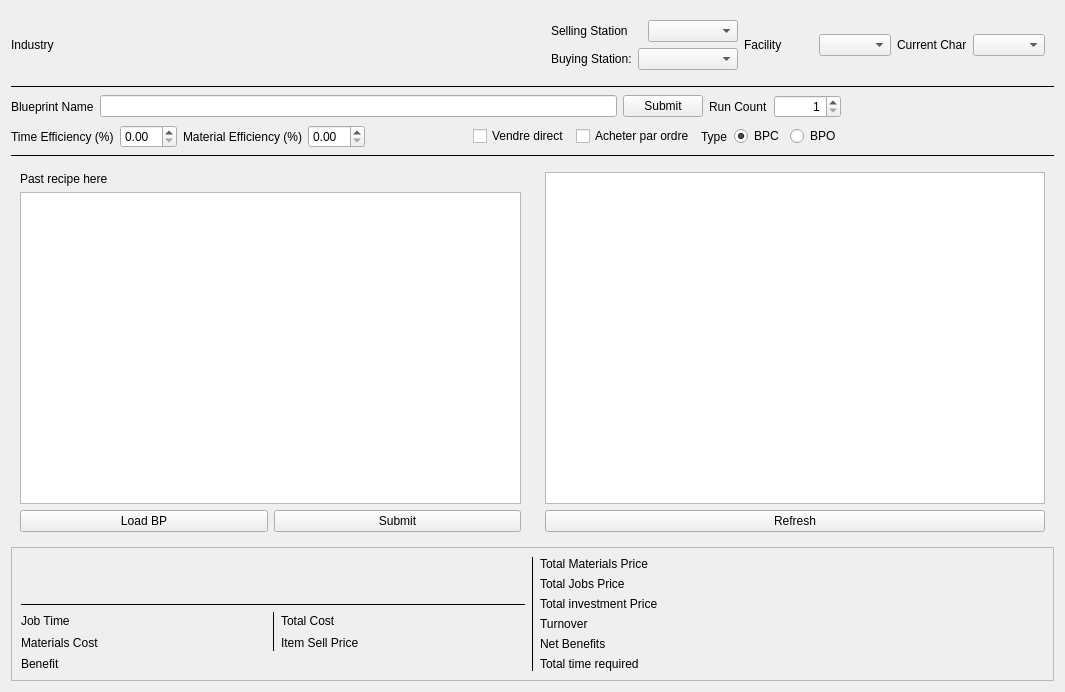
<?xml version="1.0" encoding="UTF-8"?>
<ui version="4.0">
 <class>IndustryForm</class>
 <widget class="QWidget" name="IndustryForm">
  <property name="geometry">
   <rect>
    <x>0</x>
    <y>0</y>
    <width>1065</width>
    <height>692</height>
   </rect>
  </property>
  <property name="windowTitle">
   <string>Form</string>
  </property>
  <property name="styleSheet">
   <string notr="true"/>
  </property>
  <layout class="QVBoxLayout" name="verticalLayout">
   <item>
    <widget class="QWidget" name="widget_4" native="true">
     <property name="sizePolicy">
      <sizepolicy hsizetype="Preferred" vsizetype="Maximum">
       <horstretch>0</horstretch>
       <verstretch>0</verstretch>
      </sizepolicy>
     </property>
     <layout class="QHBoxLayout" name="horizontalLayout_5">
      <property name="leftMargin">
       <number>0</number>
      </property>
      <property name="topMargin">
       <number>0</number>
      </property>
      <property name="rightMargin">
       <number>0</number>
      </property>
      <property name="bottomMargin">
       <number>0</number>
      </property>
      <item>
       <widget class="QLabel" name="label">
        <property name="sizePolicy">
         <sizepolicy hsizetype="MinimumExpanding" vsizetype="Maximum">
          <horstretch>0</horstretch>
          <verstretch>0</verstretch>
         </sizepolicy>
        </property>
        <property name="styleSheet">
         <string notr="true">font: 900 18pt &quot;Segoe UI&quot;;</string>
        </property>
        <property name="text">
         <string>Industry</string>
        </property>
       </widget>
      </item>
      <item>
       <widget class="QLabel" name="label_fetchingBlueprint">
        <property name="sizePolicy">
         <sizepolicy hsizetype="Preferred" vsizetype="Preferred">
          <horstretch>0</horstretch>
          <verstretch>0</verstretch>
         </sizepolicy>
        </property>
        <property name="maximumSize">
         <size>
          <width>40</width>
          <height>40</height>
         </size>
        </property>
        <property name="text">
         <string/>
        </property>
        <property name="pixmap">
         <pixmap resource="rsc.qrc">:/rsc/icons/sablier1.png</pixmap>
        </property>
        <property name="scaledContents">
         <bool>true</bool>
        </property>
       </widget>
      </item>
      <item>
       <widget class="QWidget" name="widget" native="true">
        <property name="sizePolicy">
         <sizepolicy hsizetype="MinimumExpanding" vsizetype="Preferred">
          <horstretch>0</horstretch>
          <verstretch>0</verstretch>
         </sizepolicy>
        </property>
        <layout class="QHBoxLayout" name="horizontalLayout_6">
         <item>
          <layout class="QVBoxLayout" name="verticalLayout_11">
           <item>
            <layout class="QHBoxLayout" name="horizontalLayout_29">
             <item>
              <widget class="QLabel" name="label_19">
               <property name="text">
                <string>Selling Station</string>
               </property>
              </widget>
             </item>
             <item>
              <widget class="QComboBox" name="comboBox_sellingstation"/>
             </item>
            </layout>
           </item>
           <item>
            <layout class="QHBoxLayout" name="horizontalLayout_25">
             <item>
              <widget class="QLabel" name="label_4">
               <property name="sizePolicy">
                <sizepolicy hsizetype="Maximum" vsizetype="Preferred">
                 <horstretch>0</horstretch>
                 <verstretch>0</verstretch>
                </sizepolicy>
               </property>
               <property name="text">
                <string>Buying Station:</string>
               </property>
              </widget>
             </item>
             <item>
              <widget class="QComboBox" name="comboBox_buyingstation">
               <property name="sizePolicy">
                <sizepolicy hsizetype="Minimum" vsizetype="Fixed">
                 <horstretch>0</horstretch>
                 <verstretch>0</verstretch>
                </sizepolicy>
               </property>
               <property name="minimumSize">
                <size>
                 <width>100</width>
                 <height>0</height>
                </size>
               </property>
              </widget>
             </item>
            </layout>
           </item>
          </layout>
         </item>
         <item>
          <layout class="QHBoxLayout" name="horizontalLayout_28">
           <item>
            <widget class="QLabel" name="label_17">
             <property name="text">
              <string>Facility</string>
             </property>
            </widget>
           </item>
           <item>
            <widget class="QComboBox" name="comboBox_facility"/>
           </item>
          </layout>
         </item>
         <item>
          <layout class="QHBoxLayout" name="horizontalLayout_11">
           <item>
            <widget class="QLabel" name="label_8">
             <property name="text">
              <string>Current Char</string>
             </property>
            </widget>
           </item>
           <item>
            <widget class="QComboBox" name="comboBox_character"/>
           </item>
          </layout>
         </item>
        </layout>
       </widget>
      </item>
     </layout>
    </widget>
   </item>
   <item>
    <widget class="Line" name="line">
     <property name="frameShadow">
      <enum>QFrame::Shadow::Plain</enum>
     </property>
     <property name="orientation">
      <enum>Qt::Orientation::Horizontal</enum>
     </property>
    </widget>
   </item>
   <item>
    <widget class="QWidget" name="widget_blueprint" native="true">
     <layout class="QVBoxLayout" name="verticalLayout_2">
      <property name="leftMargin">
       <number>0</number>
      </property>
      <property name="topMargin">
       <number>0</number>
      </property>
      <property name="rightMargin">
       <number>0</number>
      </property>
      <property name="bottomMargin">
       <number>0</number>
      </property>
      <item>
       <widget class="QWidget" name="widget_2" native="true">
        <property name="sizePolicy">
         <sizepolicy hsizetype="Preferred" vsizetype="Maximum">
          <horstretch>0</horstretch>
          <verstretch>0</verstretch>
         </sizepolicy>
        </property>
        <property name="maximumSize">
         <size>
          <width>16777215</width>
          <height>70</height>
         </size>
        </property>
        <layout class="QHBoxLayout" name="horizontalLayout_2" stretch="8,2">
         <property name="leftMargin">
          <number>0</number>
         </property>
         <property name="topMargin">
          <number>0</number>
         </property>
         <property name="rightMargin">
          <number>0</number>
         </property>
         <property name="bottomMargin">
          <number>0</number>
         </property>
         <item>
          <widget class="QWidget" name="widget" native="true">
           <layout class="QVBoxLayout" name="verticalLayout_3">
            <property name="leftMargin">
             <number>0</number>
            </property>
            <property name="topMargin">
             <number>0</number>
            </property>
            <property name="rightMargin">
             <number>0</number>
            </property>
            <property name="bottomMargin">
             <number>0</number>
            </property>
            <item>
             <widget class="QWidget" name="widget_5" native="true">
              <property name="sizePolicy">
               <sizepolicy hsizetype="Preferred" vsizetype="Preferred">
                <horstretch>0</horstretch>
                <verstretch>0</verstretch>
               </sizepolicy>
              </property>
              <layout class="QHBoxLayout" name="horizontalLayout_8">
               <property name="leftMargin">
                <number>0</number>
               </property>
               <property name="topMargin">
                <number>1</number>
               </property>
               <property name="rightMargin">
                <number>0</number>
               </property>
               <property name="bottomMargin">
                <number>1</number>
               </property>
               <item>
                <widget class="QLabel" name="label_2">
                 <property name="text">
                  <string>Blueprint Name</string>
                 </property>
                </widget>
               </item>
               <item>
                <widget class="QLineEdit" name="lineEdit_bpName"/>
               </item>
               <item>
                <widget class="QPushButton" name="pushButton_submitBp">
                 <property name="text">
                  <string>Submit</string>
                 </property>
                </widget>
               </item>
               <item>
                <layout class="QHBoxLayout" name="horizontalLayout_13">
                 <item>
                  <widget class="QLabel" name="label_9">
                   <property name="text">
                    <string>Run Count</string>
                   </property>
                  </widget>
                 </item>
                 <item>
                  <widget class="QSpinBox" name="spinBox_runCount">
                   <property name="alignment">
                    <set>Qt::AlignmentFlag::AlignRight|Qt::AlignmentFlag::AlignTrailing|Qt::AlignmentFlag::AlignVCenter</set>
                   </property>
                   <property name="minimum">
                    <number>1</number>
                   </property>
                   <property name="maximum">
                    <number>100000000</number>
                   </property>
                  </widget>
                 </item>
                </layout>
               </item>
              </layout>
             </widget>
            </item>
            <item>
             <widget class="QWidget" name="widget_3" native="true">
              <layout class="QHBoxLayout" name="horizontalLayout_12">
               <property name="leftMargin">
                <number>0</number>
               </property>
               <property name="topMargin">
                <number>0</number>
               </property>
               <property name="rightMargin">
                <number>0</number>
               </property>
               <property name="bottomMargin">
                <number>0</number>
               </property>
               <item>
                <layout class="QHBoxLayout" name="horizontalLayout_7">
                 <item>
                  <widget class="QLabel" name="label_6">
                   <property name="text">
                    <string>Time Efficiency (%)</string>
                   </property>
                  </widget>
                 </item>
                 <item>
                  <widget class="QDoubleSpinBox" name="doubleSpinBox_timeEfficiency"/>
                 </item>
                </layout>
               </item>
               <item>
                <layout class="QHBoxLayout" name="horizontalLayout_4">
                 <item>
                  <widget class="QLabel" name="label_5">
                   <property name="text">
                    <string>Material Efficiency (%)</string>
                   </property>
                  </widget>
                 </item>
                 <item>
                  <widget class="QDoubleSpinBox" name="doubleSpinBox_materialEfficiency"/>
                 </item>
                </layout>
               </item>
               <item>
                <spacer name="horizontalSpacer">
                 <property name="orientation">
                  <enum>Qt::Orientation::Horizontal</enum>
                 </property>
                 <property name="sizeHint" stdset="0">
                  <size>
                   <width>40</width>
                   <height>20</height>
                  </size>
                 </property>
                </spacer>
               </item>
               <item>
                <widget class="QCheckBox" name="checkBox_sellImmediately">
                 <property name="text">
                  <string>Vendre direct</string>
                 </property>
                </widget>
               </item>
               <item>
                <widget class="QCheckBox" name="checkBox_buyWithOrders">
                 <property name="text">
                  <string>Acheter par ordre</string>
                 </property>
                </widget>
               </item>
               <item>
                <layout class="QHBoxLayout" name="horizontalLayout_3">
                 <item>
                  <widget class="QLabel" name="label_3">
                   <property name="text">
                    <string>Type</string>
                   </property>
                  </widget>
                 </item>
                 <item>
                  <widget class="QRadioButton" name="radioButton_bpc">
                   <property name="text">
                    <string>BPC</string>
                   </property>
                   <property name="checked">
                    <bool>true</bool>
                   </property>
                  </widget>
                 </item>
                 <item>
                  <widget class="QRadioButton" name="radioButton_bpo">
                   <property name="text">
                    <string>BPO</string>
                   </property>
                  </widget>
                 </item>
                </layout>
               </item>
              </layout>
             </widget>
            </item>
           </layout>
          </widget>
         </item>
         <item>
          <widget class="QWidget" name="widget_bpItemView" native="true">
           <property name="sizePolicy">
            <sizepolicy hsizetype="Preferred" vsizetype="Minimum">
             <horstretch>0</horstretch>
             <verstretch>0</verstretch>
            </sizepolicy>
           </property>
           <property name="minimumSize">
            <size>
             <width>50</width>
             <height>50</height>
            </size>
           </property>
           <layout class="QHBoxLayout" name="horizontalLayout_10">
            <property name="leftMargin">
             <number>0</number>
            </property>
            <property name="topMargin">
             <number>0</number>
            </property>
            <property name="rightMargin">
             <number>0</number>
            </property>
            <property name="bottomMargin">
             <number>0</number>
            </property>
           </layout>
          </widget>
         </item>
        </layout>
       </widget>
      </item>
     </layout>
    </widget>
   </item>
   <item>
    <widget class="Line" name="line_2">
     <property name="frameShadow">
      <enum>QFrame::Shadow::Plain</enum>
     </property>
     <property name="orientation">
      <enum>Qt::Orientation::Horizontal</enum>
     </property>
    </widget>
   </item>
   <item>
    <widget class="QWidget" name="widget_materials" native="true">
     <property name="sizePolicy">
      <sizepolicy hsizetype="Preferred" vsizetype="MinimumExpanding">
       <horstretch>0</horstretch>
       <verstretch>0</verstretch>
      </sizepolicy>
     </property>
     <layout class="QHBoxLayout" name="horizontalLayout">
      <property name="leftMargin">
       <number>0</number>
      </property>
      <property name="topMargin">
       <number>0</number>
      </property>
      <property name="rightMargin">
       <number>0</number>
      </property>
      <property name="bottomMargin">
       <number>0</number>
      </property>
      <item>
       <widget class="QWidget" name="widget_pasteMaterials" native="true">
        <layout class="QVBoxLayout" name="verticalLayout_5">
         <item>
          <widget class="QLabel" name="label_7">
           <property name="text">
            <string>Past recipe here</string>
           </property>
          </widget>
         </item>
         <item>
          <widget class="QPlainTextEdit" name="plainTextEdit_materials"/>
         </item>
         <item>
          <layout class="QHBoxLayout" name="horizontalLayout_9">
           <item>
            <widget class="QPushButton" name="pushButton_loadBp">
             <property name="text">
              <string>Load BP</string>
             </property>
            </widget>
           </item>
           <item>
            <widget class="QPushButton" name="pushButton_submitMaterials">
             <property name="text">
              <string>Submit</string>
             </property>
            </widget>
           </item>
          </layout>
         </item>
        </layout>
       </widget>
      </item>
      <item>
       <widget class="QWidget" name="widget_viewMaterials" native="true">
        <layout class="QVBoxLayout" name="verticalLayout_6">
         <item>
          <widget class="QTableWidget" name="tableWidget_viewMaterials"/>
         </item>
         <item>
          <widget class="QPushButton" name="pushButton_refreshMaterials">
           <property name="text">
            <string>Refresh</string>
           </property>
          </widget>
         </item>
        </layout>
       </widget>
      </item>
     </layout>
    </widget>
   </item>
   <item>
    <widget class="QFrame" name="frame_result">
     <property name="sizePolicy">
      <sizepolicy hsizetype="Preferred" vsizetype="Minimum">
       <horstretch>0</horstretch>
       <verstretch>0</verstretch>
      </sizepolicy>
     </property>
     <property name="styleSheet">
      <string notr="true">font: 11pt &quot;Segoe UI&quot;;</string>
     </property>
     <property name="frameShape">
      <enum>QFrame::Shape::StyledPanel</enum>
     </property>
     <property name="frameShadow">
      <enum>QFrame::Shadow::Raised</enum>
     </property>
     <layout class="QHBoxLayout" name="horizontalLayout_14" stretch="5,0,5">
      <item>
       <widget class="QWidget" name="widget_outputItem" native="true">
        <layout class="QVBoxLayout" name="verticalLayout_7">
         <property name="leftMargin">
          <number>0</number>
         </property>
         <property name="topMargin">
          <number>0</number>
         </property>
         <property name="rightMargin">
          <number>0</number>
         </property>
         <property name="bottomMargin">
          <number>0</number>
         </property>
         <item>
          <widget class="QWidget" name="widget_outputItemWidgetContainer" native="true">
           <layout class="QVBoxLayout" name="verticalLayout_8">
            <property name="leftMargin">
             <number>0</number>
            </property>
            <property name="topMargin">
             <number>0</number>
            </property>
            <property name="rightMargin">
             <number>0</number>
            </property>
            <property name="bottomMargin">
             <number>0</number>
            </property>
           </layout>
          </widget>
         </item>
         <item>
          <widget class="Line" name="line_5">
           <property name="frameShadow">
            <enum>QFrame::Shadow::Plain</enum>
           </property>
           <property name="orientation">
            <enum>Qt::Orientation::Horizontal</enum>
           </property>
          </widget>
         </item>
         <item>
          <widget class="QWidget" name="widget_7" native="true">
           <layout class="QHBoxLayout" name="horizontalLayout_26">
            <property name="leftMargin">
             <number>0</number>
            </property>
            <property name="topMargin">
             <number>0</number>
            </property>
            <property name="rightMargin">
             <number>0</number>
            </property>
            <property name="bottomMargin">
             <number>0</number>
            </property>
            <item>
             <widget class="QWidget" name="widget_6" native="true">
              <layout class="QVBoxLayout" name="verticalLayout_10">
               <property name="leftMargin">
                <number>0</number>
               </property>
               <property name="topMargin">
                <number>0</number>
               </property>
               <property name="rightMargin">
                <number>0</number>
               </property>
               <property name="bottomMargin">
                <number>0</number>
               </property>
               <item>
                <layout class="QHBoxLayout" name="horizontalLayout_22">
                 <item>
                  <widget class="QLabel" name="label_18">
                   <property name="sizePolicy">
                    <sizepolicy hsizetype="Maximum" vsizetype="Preferred">
                     <horstretch>0</horstretch>
                     <verstretch>0</verstretch>
                    </sizepolicy>
                   </property>
                   <property name="text">
                    <string>Job Time</string>
                   </property>
                  </widget>
                 </item>
                 <item>
                  <widget class="QLabel" name="label_jobtime">
                   <property name="styleSheet">
                    <string notr="true"/>
                   </property>
                   <property name="text">
                    <string/>
                   </property>
                   <property name="alignment">
                    <set>Qt::AlignmentFlag::AlignRight|Qt::AlignmentFlag::AlignTrailing|Qt::AlignmentFlag::AlignVCenter</set>
                   </property>
                  </widget>
                 </item>
                </layout>
               </item>
               <item>
                <layout class="QHBoxLayout" name="horizontalLayout_24">
                 <item>
                  <widget class="QLabel" name="label_22">
                   <property name="sizePolicy">
                    <sizepolicy hsizetype="Maximum" vsizetype="Preferred">
                     <horstretch>0</horstretch>
                     <verstretch>0</verstretch>
                    </sizepolicy>
                   </property>
                   <property name="text">
                    <string>Materials Cost</string>
                   </property>
                  </widget>
                 </item>
                 <item>
                  <widget class="QLabel" name="label_materialscost">
                   <property name="text">
                    <string/>
                   </property>
                   <property name="alignment">
                    <set>Qt::AlignmentFlag::AlignRight|Qt::AlignmentFlag::AlignTrailing|Qt::AlignmentFlag::AlignVCenter</set>
                   </property>
                  </widget>
                 </item>
                </layout>
               </item>
              </layout>
             </widget>
            </item>
            <item>
             <widget class="Line" name="line_3">
              <property name="frameShadow">
               <enum>QFrame::Shadow::Plain</enum>
              </property>
              <property name="lineWidth">
               <number>1</number>
              </property>
              <property name="orientation">
               <enum>Qt::Orientation::Vertical</enum>
              </property>
             </widget>
            </item>
            <item>
             <widget class="QWidget" name="widget_8" native="true">
              <layout class="QVBoxLayout" name="verticalLayout_9">
               <property name="leftMargin">
                <number>0</number>
               </property>
               <property name="topMargin">
                <number>0</number>
               </property>
               <property name="rightMargin">
                <number>0</number>
               </property>
               <property name="bottomMargin">
                <number>0</number>
               </property>
               <item>
                <layout class="QHBoxLayout" name="horizontalLayout_23">
                 <item>
                  <widget class="QLabel" name="label_20">
                   <property name="sizePolicy">
                    <sizepolicy hsizetype="Maximum" vsizetype="Preferred">
                     <horstretch>0</horstretch>
                     <verstretch>0</verstretch>
                    </sizepolicy>
                   </property>
                   <property name="text">
                    <string>Total Cost</string>
                   </property>
                  </widget>
                 </item>
                 <item>
                  <widget class="QLabel" name="label_jobcost">
                   <property name="text">
                    <string/>
                   </property>
                   <property name="alignment">
                    <set>Qt::AlignmentFlag::AlignRight|Qt::AlignmentFlag::AlignTrailing|Qt::AlignmentFlag::AlignVCenter</set>
                   </property>
                  </widget>
                 </item>
                </layout>
               </item>
               <item>
                <layout class="QHBoxLayout" name="horizontalLayout_21">
                 <item>
                  <widget class="QLabel" name="label_16">
                   <property name="sizePolicy">
                    <sizepolicy hsizetype="Maximum" vsizetype="Preferred">
                     <horstretch>0</horstretch>
                     <verstretch>0</verstretch>
                    </sizepolicy>
                   </property>
                   <property name="text">
                    <string>Item Sell Price</string>
                   </property>
                  </widget>
                 </item>
                 <item>
                  <widget class="QLabel" name="label_outputprice">
                   <property name="text">
                    <string/>
                   </property>
                   <property name="alignment">
                    <set>Qt::AlignmentFlag::AlignRight|Qt::AlignmentFlag::AlignTrailing|Qt::AlignmentFlag::AlignVCenter</set>
                   </property>
                  </widget>
                 </item>
                </layout>
               </item>
              </layout>
             </widget>
            </item>
           </layout>
          </widget>
         </item>
         <item>
          <widget class="QWidget" name="horizontalWidget_13" native="true">
           <property name="sizePolicy">
            <sizepolicy hsizetype="Preferred" vsizetype="Maximum">
             <horstretch>0</horstretch>
             <verstretch>0</verstretch>
            </sizepolicy>
           </property>
           <layout class="QHBoxLayout" name="horizontalLayout_27">
            <property name="sizeConstraint">
             <enum>QLayout::SizeConstraint::SetDefaultConstraint</enum>
            </property>
            <property name="leftMargin">
             <number>0</number>
            </property>
            <property name="topMargin">
             <number>0</number>
            </property>
            <property name="rightMargin">
             <number>0</number>
            </property>
            <property name="bottomMargin">
             <number>0</number>
            </property>
            <item>
             <widget class="QLabel" name="label_26">
              <property name="sizePolicy">
               <sizepolicy hsizetype="Maximum" vsizetype="Preferred">
                <horstretch>0</horstretch>
                <verstretch>0</verstretch>
               </sizepolicy>
              </property>
              <property name="text">
               <string>Benefit</string>
              </property>
             </widget>
            </item>
            <item>
             <widget class="QLabel" name="label_jobbenefit">
              <property name="styleSheet">
               <string notr="true">font: 700 11pt &quot;Segoe UI&quot;;</string>
              </property>
              <property name="text">
               <string/>
              </property>
              <property name="alignment">
               <set>Qt::AlignmentFlag::AlignRight|Qt::AlignmentFlag::AlignTrailing|Qt::AlignmentFlag::AlignVCenter</set>
              </property>
             </widget>
            </item>
           </layout>
          </widget>
         </item>
        </layout>
       </widget>
      </item>
      <item>
       <widget class="Line" name="line_4">
        <property name="frameShadow">
         <enum>QFrame::Shadow::Plain</enum>
        </property>
        <property name="orientation">
         <enum>Qt::Orientation::Vertical</enum>
        </property>
       </widget>
      </item>
      <item>
       <widget class="QWidget" name="widget_outputStats" native="true">
        <layout class="QVBoxLayout" name="verticalLayout_4">
         <property name="leftMargin">
          <number>0</number>
         </property>
         <property name="topMargin">
          <number>0</number>
         </property>
         <property name="rightMargin">
          <number>0</number>
         </property>
         <property name="bottomMargin">
          <number>0</number>
         </property>
         <item>
          <layout class="QHBoxLayout" name="horizontalLayout_15">
           <item>
            <widget class="QLabel" name="label_10">
             <property name="sizePolicy">
              <sizepolicy hsizetype="Maximum" vsizetype="Preferred">
               <horstretch>0</horstretch>
               <verstretch>0</verstretch>
              </sizepolicy>
             </property>
             <property name="text">
              <string>Total Materials Price</string>
             </property>
            </widget>
           </item>
           <item>
            <widget class="QLabel" name="label_totalMaterialsPrice">
             <property name="text">
              <string/>
             </property>
             <property name="alignment">
              <set>Qt::AlignmentFlag::AlignRight|Qt::AlignmentFlag::AlignTrailing|Qt::AlignmentFlag::AlignVCenter</set>
             </property>
            </widget>
           </item>
          </layout>
         </item>
         <item>
          <layout class="QHBoxLayout" name="horizontalLayout_16">
           <item>
            <widget class="QLabel" name="label_11">
             <property name="sizePolicy">
              <sizepolicy hsizetype="Maximum" vsizetype="Preferred">
               <horstretch>0</horstretch>
               <verstretch>0</verstretch>
              </sizepolicy>
             </property>
             <property name="text">
              <string>Total Jobs Price</string>
             </property>
            </widget>
           </item>
           <item>
            <widget class="QLabel" name="label_totalJobPrice">
             <property name="text">
              <string/>
             </property>
             <property name="alignment">
              <set>Qt::AlignmentFlag::AlignRight|Qt::AlignmentFlag::AlignTrailing|Qt::AlignmentFlag::AlignVCenter</set>
             </property>
            </widget>
           </item>
          </layout>
         </item>
         <item>
          <layout class="QHBoxLayout" name="horizontalLayout_17">
           <item>
            <widget class="QLabel" name="label_12">
             <property name="sizePolicy">
              <sizepolicy hsizetype="Maximum" vsizetype="Preferred">
               <horstretch>0</horstretch>
               <verstretch>0</verstretch>
              </sizepolicy>
             </property>
             <property name="text">
              <string>Total investment Price</string>
             </property>
            </widget>
           </item>
           <item>
            <widget class="QLabel" name="label_totalInvestedMoney">
             <property name="text">
              <string/>
             </property>
             <property name="alignment">
              <set>Qt::AlignmentFlag::AlignRight|Qt::AlignmentFlag::AlignTrailing|Qt::AlignmentFlag::AlignVCenter</set>
             </property>
            </widget>
           </item>
          </layout>
         </item>
         <item>
          <layout class="QHBoxLayout" name="horizontalLayout_19">
           <item>
            <widget class="QLabel" name="label_14">
             <property name="sizePolicy">
              <sizepolicy hsizetype="Maximum" vsizetype="Preferred">
               <horstretch>0</horstretch>
               <verstretch>0</verstretch>
              </sizepolicy>
             </property>
             <property name="text">
              <string>Turnover</string>
             </property>
            </widget>
           </item>
           <item>
            <widget class="QLabel" name="label_chiffredAffaire">
             <property name="text">
              <string/>
             </property>
             <property name="alignment">
              <set>Qt::AlignmentFlag::AlignRight|Qt::AlignmentFlag::AlignTrailing|Qt::AlignmentFlag::AlignVCenter</set>
             </property>
            </widget>
           </item>
          </layout>
         </item>
         <item>
          <layout class="QHBoxLayout" name="horizontalLayout_20">
           <item>
            <widget class="QLabel" name="label_15">
             <property name="sizePolicy">
              <sizepolicy hsizetype="Maximum" vsizetype="Preferred">
               <horstretch>0</horstretch>
               <verstretch>0</verstretch>
              </sizepolicy>
             </property>
             <property name="text">
              <string>Net Benefits</string>
             </property>
            </widget>
           </item>
           <item>
            <widget class="QLabel" name="label_netBenefits">
             <property name="text">
              <string/>
             </property>
             <property name="alignment">
              <set>Qt::AlignmentFlag::AlignRight|Qt::AlignmentFlag::AlignTrailing|Qt::AlignmentFlag::AlignVCenter</set>
             </property>
            </widget>
           </item>
          </layout>
         </item>
         <item>
          <layout class="QHBoxLayout" name="horizontalLayout_18">
           <item>
            <widget class="QLabel" name="label_13">
             <property name="sizePolicy">
              <sizepolicy hsizetype="Maximum" vsizetype="Preferred">
               <horstretch>0</horstretch>
               <verstretch>0</verstretch>
              </sizepolicy>
             </property>
             <property name="text">
              <string>Total time required</string>
             </property>
            </widget>
           </item>
           <item>
            <widget class="QLabel" name="label_totalTimeRequired">
             <property name="text">
              <string/>
             </property>
             <property name="alignment">
              <set>Qt::AlignmentFlag::AlignRight|Qt::AlignmentFlag::AlignTrailing|Qt::AlignmentFlag::AlignVCenter</set>
             </property>
            </widget>
           </item>
          </layout>
         </item>
        </layout>
       </widget>
      </item>
     </layout>
    </widget>
   </item>
  </layout>
 </widget>
 <resources>
  <include location="rsc.qrc"/>
 </resources>
 <connections/>
</ui>
